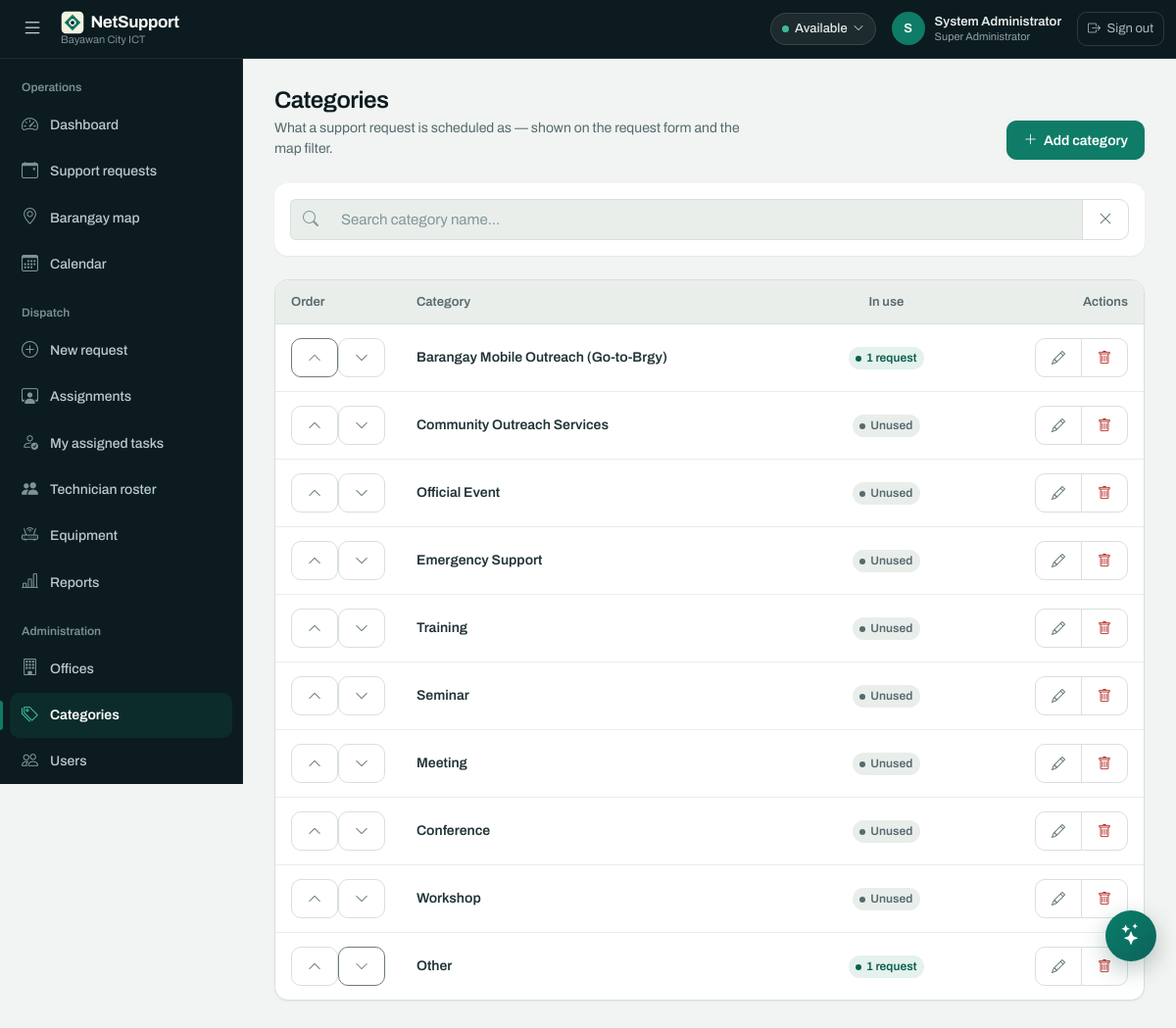
The app's page /categories.php (signed in) with its own data.
### tables this page shows
CREATE TABLE `event_categories` (
  `id` int(10) UNSIGNED NOT NULL,
  `name` varchar(80) NOT NULL,
  `sort_order` int(11) NOT NULL DEFAULT 0,
  `created_at` timestamp NOT NULL DEFAULT current_timestamp()
);

### config.php (called while the page is built, shortened)
<?php
function db(): PDO {
    static $pdo;
    if (!$pdo) {
        $pdo = new PDO(
            'mysql:host='.DB_HOST.';port='.DB_PORT.';dbname='.DB_NAME.';charset=utf8mb4',
            DB_USER, DB_PASS,
            [
                PDO::ATTR_ERRMODE            => PDO::ERRMODE_EXCEPTION,
                PDO::ATTR_DEFAULT_FETCH_MODE => PDO::FETCH_ASSOC,
                PDO::ATTR_EMULATE_PREPARES   => false,
            ]
        );
        $pdo->exec("SET time_zone = '+08:00'");
    }
    return $pdo;
}
function h(?string $value): string { return htmlspecialchars((string)$value, ENT_QUOTES, 'UTF-8'); }

### categories.php (the view, shortened to what this page needs)
<?php
require_once 'config.php';
require 'partials/header.php';
$categories = db()->query(
    'SELECT c.*, COUNT(e.id) usage_count
     FROM event_categories c
     LEFT JOIN events e ON e.category = c.name
     GROUP BY c.id
     ORDER BY c.sort_order, c.id'
)->fetchAll();
?>
<header class="page-head">
    <div>
        <h1 class="page-title">Categories</h1>
        <p class="page-sub">What a support request is scheduled as — shown on the request form and the map filter.</p>
    </div>
    <button class="btn btn-primary" data-bs-toggle="modal" data-bs-target="#addCategoryModal">
        <i class="bi bi-plus-lg"></i> Add category
    </button>
</header>
<div class="card stat-card border-0 p-3 mb-4">
    <div class="input-group">
        <span class="input-group-text bg-light border-end-0"><i class="bi bi-search text-muted"></i></span>
        <input type="text" id="catSearchInput" class="form-control bg-light border-start-0" placeholder="Search category name..." oninput="filterCatTable()">
        <button class="btn btn-outline-secondary" type="button" onclick="document.getElementById('catSearchInput').value='';filterCatTable();" title="Clear"><i class="bi bi-x-lg"></i></button>
    </div>
</div>
<div class="stat-card">
    <div class="app-table-container">
        <div class="table-responsive">
            <table class="table app-table align-middle mb-0" id="catTable">
                <thead>
                    <tr>
                        <th style="width: 90px;">Order</th>
                        <th>Category</th>
                        <th class="text-center">In use</th>
                        <th class="text-end">Actions</th>
                    </tr>
                </thead>
                <tbody>
                    <?php foreach ($categories as $i => $c): ?>
                        <tr>
                            <td>
                                <div class="btn-group btn-group-sm" role="group" aria-label="Reorder">
                                    <form method="post" class="m-0">
                                        <button class="btn btn-quiet" type="submit" <?= $i === 0 ? 'disabled' : '' ?> aria-label="Move up">
                                            <i class="bi bi-chevron-up"></i>
                                        </button>
                                    </form>
                                    <form method="post" class="m-0">
                                        <button class="btn btn-quiet" type="submit" <?= $i === count($categories) - 1 ? 'disabled' : '' ?> aria-label="Move down">
                                            <i class="bi bi-chevron-down"></i>
                                        </button>
                                    </form>
                                </div>
                            </td>
                            <td class="fw-semibold"><?= h($c['name']) ?></td>
                            <td class="text-center">
                                <?php if ((int)$c['usage_count'] > 0): ?>
                                    <span class="badge-soft badge-soft-primary"><?= (int)$c['usage_count'] ?> <?= $c['usage_count'] == 1 ? 'request' : 'requests' ?></span>
                                <?php else: ?>
                                    <span class="badge-soft badge-soft-secondary">Unused</span>
                                <?php endif; ?>
                            </td>
                            <td class="text-end">
                                <div class="btn-group btn-group-sm">
                                    <button class="btn btn-quiet" data-bs-toggle="modal" data-bs-target="#editCategoryModal<?= $c['id'] ?>">
                                        <i class="bi bi-pencil"></i>
                                    </button>
                                    <button class="btn btn-quiet" data-bs-toggle="modal" data-bs-target="#deleteCategoryModal<?= $c['id'] ?>">
                                        <i class="bi bi-trash text-danger"></i>
                                    </button>
                                </div>
                            </td>
                        </tr>
                    <?php endforeach; ?>
                </tbody>
            </table>
        </div>
    </div>
</div>
<?php require 'partials/footer.php'; ?>

### records on screen
event_categories: name "Barangay Mobile Outreach (Go-to-Brgy)", usage_count "1", shows "request"
event_categories: name "Community Outreach Services", shows "Unused"
event_categories: name "Official Event", shows "Unused"
event_categories: name "Emergency Support", shows "Unused"
event_categories: name "Training", shows "Unused"
event_categories: name "Seminar", shows "Unused"
event_categories: name "Meeting", shows "Unused"
event_categories: name "Conference", shows "Unused"
event_categories: name "Workshop", shows "Unused"
event_categories: name "Other", usage_count "1", shows "request"

### other values on screen
$myAvailability "Available"
substr($me['full_name'], 0, 1) "S"
$me['full_name'] "System Administrator"
$me['role'] "Super Administrator"
